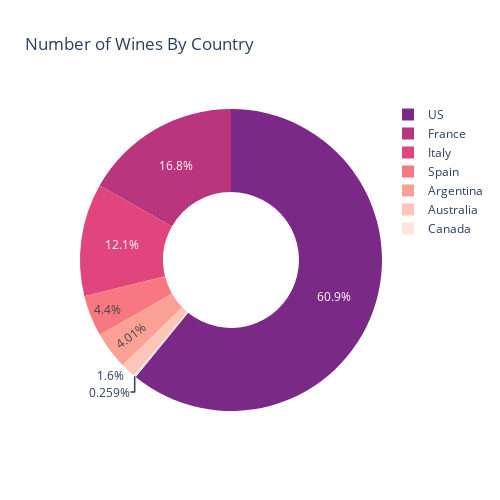

This figure's notebook cell:
### Code cell
colors = ['#7A2987', '#B9357D', '#E0457B', '#F77882', '#FAA094', '#FCC5B8', '#FEE5D9']


fig = px.pie(wine_count_country, values='Count', names='Country', title='Number of Wines By Country', hole = .45,
             width = 500, height = 500, color_discrete_sequence = colors)
fig.show()

### Figure 1 — Plotly figure (JSON) as saved in the notebook; plotly's stock layout.template omitted (floating-point values rounded to 4 significant figures)
{"data": [{"domain": {"x": [0, 1], "y": [0, 1]}, "hole": 0.45, "hovertemplate": "Country=%{label}<br>Count=%{value}<extra></extra>", "labels": ["Argentina", "Australia", "Canada", "France", "Italy", "Spain", "US"], "legendgroup": "", "name": "", "showlegend": true, "type": "pie", "values": [3080, 1227, 199, 12879, 9261, 3374, 46716]}], "layout": {"height": 500, "legend": {"tracegroupgap": 0}, "piecolorway": ["#7A2987", "#B9357D", "#E0457B", "#F77882", "#FAA094", "#FCC5B8", "#FEE5D9"], "title": {"text": "Number of Wines By Country"}, "width": 500}}
